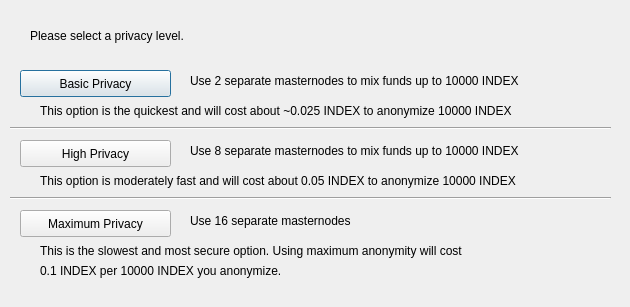
<?xml version="1.0" encoding="UTF-8"?>
<ui version="4.0">
 <class>ObfuscationConfig</class>
 <widget class="QDialog" name="ObfuscationConfig">
  <property name="geometry">
   <rect>
    <x>0</x>
    <y>0</y>
    <width>630</width>
    <height>307</height>
   </rect>
  </property>
  <property name="windowTitle">
   <string>Configure Obfuscation</string>
  </property>
  <widget class="QPushButton" name="buttonBasic">
   <property name="geometry">
    <rect>
     <x>20</x>
     <y>70</y>
     <width>151</width>
     <height>27</height>
    </rect>
   </property>
   <property name="text">
    <string>Basic Privacy</string>
   </property>
  </widget>
  <widget class="QPushButton" name="buttonHigh">
   <property name="geometry">
    <rect>
     <x>20</x>
     <y>140</y>
     <width>151</width>
     <height>27</height>
    </rect>
   </property>
   <property name="text">
    <string>High Privacy</string>
   </property>
  </widget>
  <widget class="QPushButton" name="buttonMax">
   <property name="geometry">
    <rect>
     <x>20</x>
     <y>210</y>
     <width>151</width>
     <height>27</height>
    </rect>
   </property>
   <property name="text">
    <string>Maximum Privacy</string>
   </property>
  </widget>
  <widget class="QLabel" name="label">
   <property name="geometry">
    <rect>
     <x>30</x>
     <y>20</y>
     <width>571</width>
     <height>31</height>
    </rect>
   </property>
   <property name="text">
    <string>Please select a privacy level.</string>
   </property>
  </widget>
  <widget class="QLabel" name="label_2">
   <property name="geometry">
    <rect>
     <x>190</x>
     <y>70</y>
     <width>421</width>
     <height>21</height>
    </rect>
   </property>
   <property name="text">
    <string>Use 2 separate masternodes to mix funds up to 10000 INDEX</string>
   </property>
  </widget>
  <widget class="QLabel" name="label_3">
   <property name="geometry">
    <rect>
     <x>190</x>
     <y>140</y>
     <width>411</width>
     <height>21</height>
    </rect>
   </property>
   <property name="text">
    <string>Use 8 separate masternodes to mix funds up to 10000 INDEX</string>
   </property>
  </widget>
  <widget class="QLabel" name="label_4">
   <property name="geometry">
    <rect>
     <x>190</x>
     <y>210</y>
     <width>421</width>
     <height>21</height>
    </rect>
   </property>
   <property name="text">
    <string>Use 16 separate masternodes</string>
   </property>
  </widget>
  <widget class="QLabel" name="label_6">
   <property name="geometry">
    <rect>
     <x>40</x>
     <y>100</y>
     <width>561</width>
     <height>21</height>
    </rect>
   </property>
   <property name="text">
    <string>This option is the quickest and will cost about ~0.025 INDEX to anonymize 10000 INDEX</string>
   </property>
  </widget>
  <widget class="QLabel" name="label_7">
   <property name="geometry">
    <rect>
     <x>40</x>
     <y>170</y>
     <width>561</width>
     <height>21</height>
    </rect>
   </property>
   <property name="text">
    <string>This option is moderately fast and will cost about 0.05 INDEX to anonymize 10000 INDEX</string>
   </property>
  </widget>
  <widget class="QLabel" name="label_8">
   <property name="geometry">
    <rect>
     <x>40</x>
     <y>240</y>
     <width>561</width>
     <height>21</height>
    </rect>
   </property>
   <property name="text">
    <string>This is the slowest and most secure option. Using maximum anonymity will cost</string>
   </property>
  </widget>
  <widget class="QLabel" name="label_9">
   <property name="geometry">
    <rect>
     <x>40</x>
     <y>260</y>
     <width>561</width>
     <height>21</height>
    </rect>
   </property>
   <property name="text">
    <string>0.1 INDEX per 10000 INDEX you anonymize.</string>
   </property>
  </widget>
  <widget class="Line" name="line">
   <property name="geometry">
    <rect>
     <x>10</x>
     <y>120</y>
     <width>601</width>
     <height>16</height>
    </rect>
   </property>
   <property name="orientation">
    <enum>Qt::Horizontal</enum>
   </property>
  </widget>
  <widget class="Line" name="line_2">
   <property name="geometry">
    <rect>
     <x>10</x>
     <y>190</y>
     <width>601</width>
     <height>16</height>
    </rect>
   </property>
   <property name="orientation">
    <enum>Qt::Horizontal</enum>
   </property>
  </widget>
 </widget>
 <resources/>
 <connections/>
</ui>
